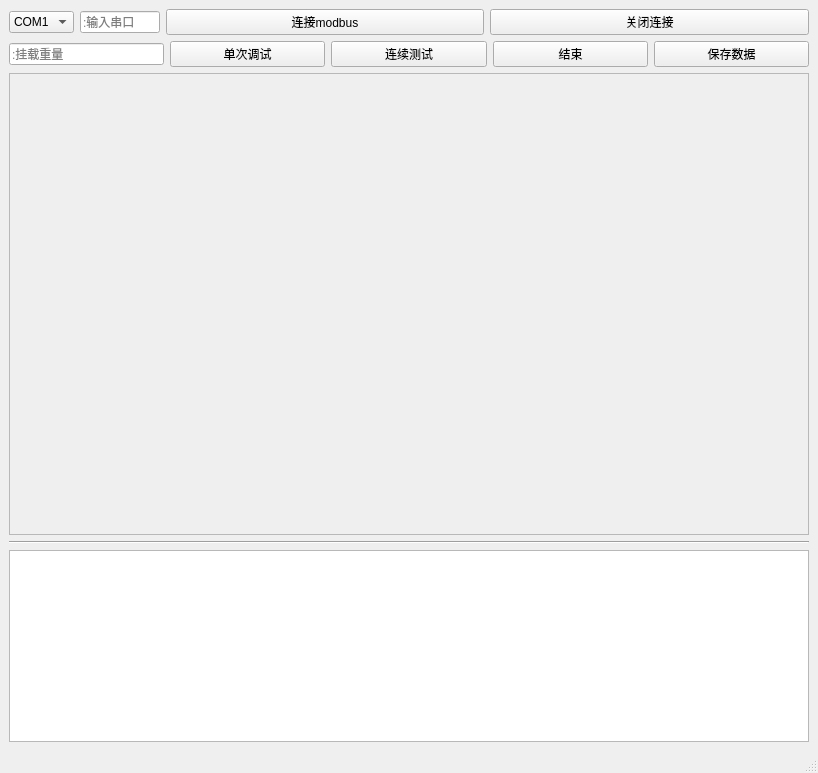
<?xml version="1.0" encoding="UTF-8"?>
<ui version="4.0">
 <class>MainWindow</class>
 <widget class="QMainWindow" name="MainWindow">
  <property name="geometry">
   <rect>
    <x>0</x>
    <y>0</y>
    <width>818</width>
    <height>773</height>
   </rect>
  </property>
  <property name="windowTitle">
   <string>MainWindow</string>
  </property>
  <widget class="QWidget" name="centralwidget">
   <layout class="QVBoxLayout" name="verticalLayout_2">
    <item>
     <layout class="QVBoxLayout" name="verticalLayout" stretch="1,1,5,4,4">
      <item>
       <layout class="QHBoxLayout" name="horizontalLayout" stretch="0,1,4,4">
        <item>
         <widget class="QComboBox" name="Comselect">
          <property name="modelColumn">
           <number>0</number>
          </property>
          <item>
           <property name="text">
            <string>COM1</string>
           </property>
          </item>
          <item>
           <property name="text">
            <string>COM2</string>
           </property>
          </item>
          <item>
           <property name="text">
            <string>COM3</string>
           </property>
          </item>
          <item>
           <property name="text">
            <string>COM4</string>
           </property>
          </item>
          <item>
           <property name="text">
            <string>COM5</string>
           </property>
          </item>
          <item>
           <property name="text">
            <string>COM6</string>
           </property>
          </item>
          <item>
           <property name="text">
            <string>COM7</string>
           </property>
          </item>
          <item>
           <property name="text">
            <string>COM8</string>
           </property>
          </item>
         </widget>
        </item>
        <item>
         <widget class="QLineEdit" name="Cominput">
          <property name="enabled">
           <bool>true</bool>
          </property>
          <property name="inputMask">
           <string/>
          </property>
          <property name="text">
           <string notr="true"/>
          </property>
          <property name="maxLength">
           <number>32767</number>
          </property>
          <property name="placeholderText">
           <string>:输入串口</string>
          </property>
         </widget>
        </item>
        <item>
         <widget class="QPushButton" name="Connect">
          <property name="text">
           <string>连接modbus</string>
          </property>
         </widget>
        </item>
        <item>
         <widget class="QPushButton" name="Disconnect">
          <property name="text">
           <string>关闭连接</string>
          </property>
         </widget>
        </item>
       </layout>
      </item>
      <item>
       <layout class="QHBoxLayout" name="horizontalLayout_2" stretch="2,2,2,2,2">
        <item>
         <widget class="QLineEdit" name="Loadinput">
          <property name="placeholderText">
           <string>:挂载重量</string>
          </property>
         </widget>
        </item>
        <item>
         <widget class="QPushButton" name="Start">
          <property name="text">
           <string>单次调试</string>
          </property>
         </widget>
        </item>
        <item>
         <widget class="QPushButton" name="Continue">
          <property name="text">
           <string>连续测试</string>
          </property>
         </widget>
        </item>
        <item>
         <widget class="QPushButton" name="Stop">
          <property name="text">
           <string>结束</string>
          </property>
         </widget>
        </item>
        <item>
         <widget class="QPushButton" name="Savedata">
          <property name="text">
           <string>保存数据</string>
          </property>
         </widget>
        </item>
       </layout>
      </item>
      <item>
       <widget class="QFrame" name="Plotarea">
        <property name="frameShape">
         <enum>QFrame::StyledPanel</enum>
        </property>
        <property name="frameShadow">
         <enum>QFrame::Raised</enum>
        </property>
       </widget>
      </item>
      <item>
       <widget class="Line" name="line">
        <property name="orientation">
         <enum>Qt::Horizontal</enum>
        </property>
       </widget>
      </item>
      <item>
       <widget class="QTextBrowser" name="textBrowser">
        <property name="enabled">
         <bool>true</bool>
        </property>
        <property name="sizePolicy">
         <sizepolicy hsizetype="Expanding" vsizetype="Fixed">
          <horstretch>0</horstretch>
          <verstretch>0</verstretch>
         </sizepolicy>
        </property>
       </widget>
      </item>
     </layout>
    </item>
   </layout>
  </widget>
  <widget class="QMenuBar" name="menubar">
   <property name="geometry">
    <rect>
     <x>0</x>
     <y>0</y>
     <width>818</width>
     <height>26</height>
    </rect>
   </property>
  </widget>
  <widget class="QStatusBar" name="statusbar"/>
 </widget>
 <resources/>
 <connections/>
</ui>
